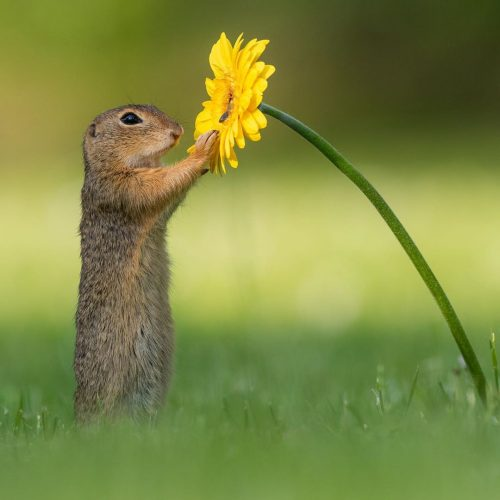
#> input picture imagem.jpeg, 500 x 500 px
$ python atv5.py
#> lines starting #> are read from the running program, lines starting #| are printed output that depends on the picture
from PIL import Image, ImageOps, ImageColor

# creating a image1 object
imagem_original = Image.open('imagem.jpeg')
#> imagem_original is the input picture: PIL image 500x500 RGB; mean R, G, B 126.3, 137.1, 66.7

cor = ImageColor.getrgb("red")

imagem_contorno = ImageOps.expand(imagem_original, border = 10, fill = cor)
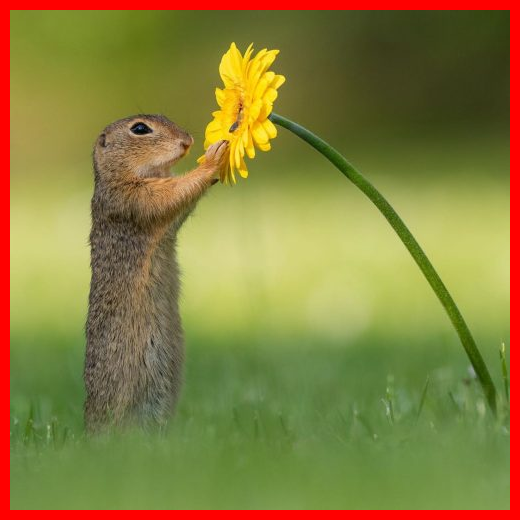
#> imagem_contorno: PIL image 520x520 RGB; mean R, G, B 136, 126.8, 61.6

imagem_contorno.save("500x500_com_borda.jpg")

imagem_contorno.show()
